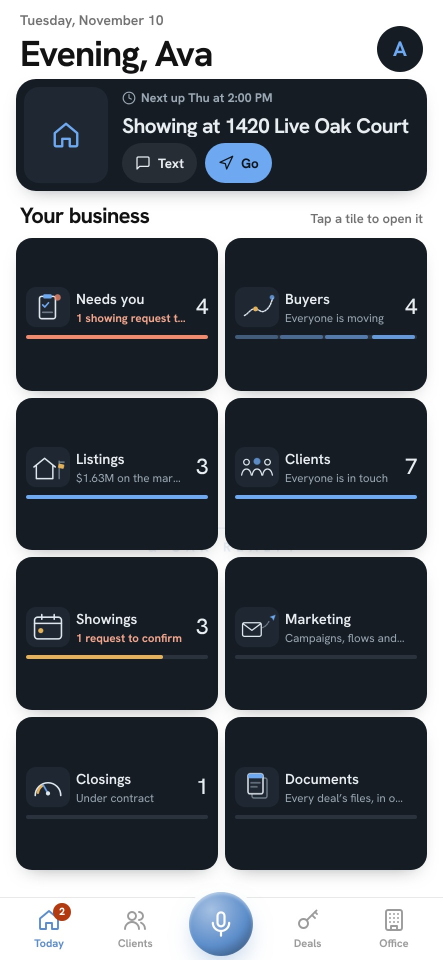
#> input picture reference/studio/cap/a_home.jpg, 886 x 1920 px (shown at 1/2 size); its folder holds 4 pictures in this run
$ python render.py
#> lines starting #> are read from the running program, lines starting #| are printed output that depends on the picture
"""A1 · iOS App Preview — "The Road Warrior" (25s, 886x1920, 30 fps).
Real MRV footage (TEST film-set tenant) inside a branded frame. Videos-as-code: rerun after any UI change."""
import json, math, subprocess, sys
from PIL import Image, ImageDraw, ImageFilter, ImageFont

W, H, FPS, DUR = 886, 1920, 30, 25.0
GREEN, GREEN_D = (40, 64, 46), (27, 44, 32)
CREAM, BRASS = (243, 241, 230), (212, 175, 92)
IW, IH = 652, 1413                      # phone inset (0.736 of a 886x1920 capture)
IX, IY = (W - IW) // 2, 452
RAD = 46
CAP = 'cap/'
F = '/usr/share/fonts/opentype/inter/'
font = lambda w, s: ImageFont.truetype(F + f'InterDisplay-{w}.otf', s)

shots = {n: Image.open(CAP + n + '.jpg').convert('RGB') for n in
         ['a_home', 'b_calendar', 'c_showings', 'd_receipt', 'f_closings', 'g_colors', 'h_gold', 'i_dark']}
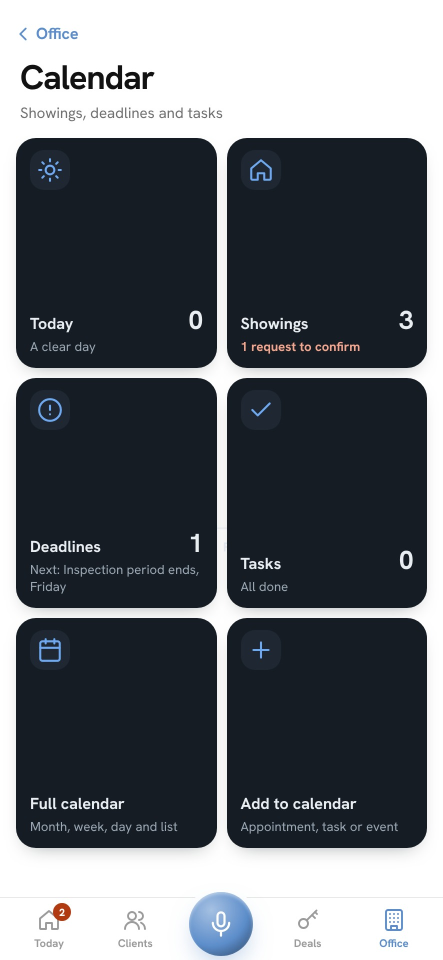
#> input picture reference/studio/cap/b_calendar.jpg, 886 x 1920 px (shown at 1/2 size)
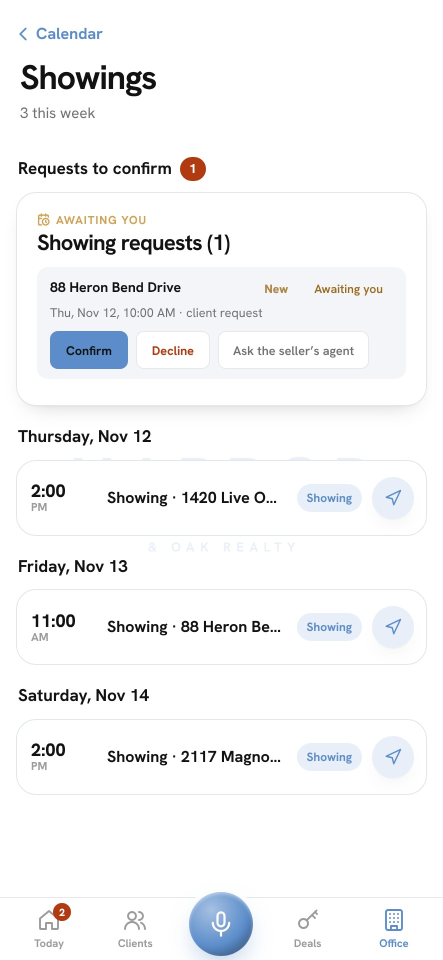
#> input picture reference/studio/cap/c_showings.jpg, 886 x 1920 px (shown at 1/2 size)
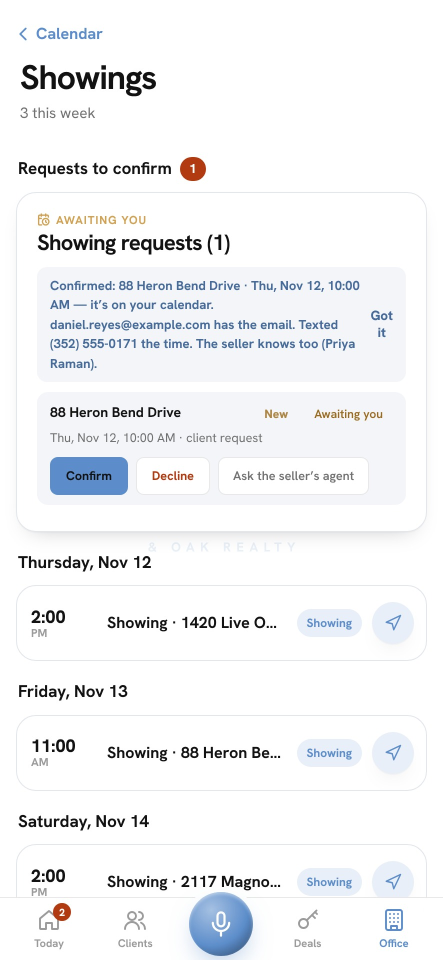
#> input picture reference/studio/cap/d_receipt.jpg, 886 x 1920 px (shown at 1/2 size)
#> (the run stopped early here; a loop or call above may not have finished)
